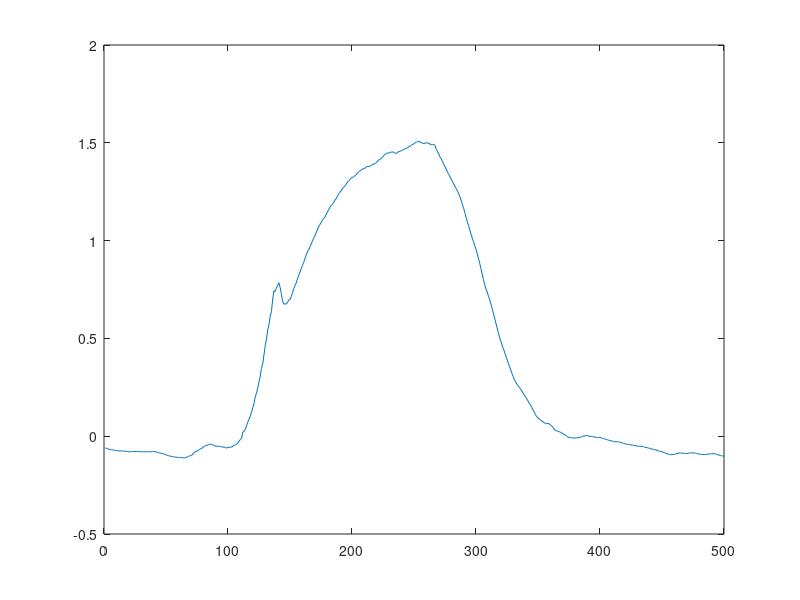

This chart was generated by the following MATLAB code:
clear;clc;
data = load("data/data9.mat")
data = data.data;
phi = data(:,2)/180*pi;
range=145:161;


%get phid
dt = 0.01; 
for i=2:length(phi)
    phid(i-1) = (phi(i)-phi(i-1))/dt;
end
phid(length(phi)) = phid(end);
phid = phid';

%get phidd
for i=2:length(phid)
    phidd(i-1) = (phid(i)-phid(i-1))/dt;
end
phidd(length(phid)) = phidd(end);
phidd = phidd';

g2 = -2*cos(phi(range)).*phidd(range)+sin(2*phi(range)).*sec(phi(range)).*phid(range).*phid(range);
g4 = phid(range);
g8 = -phid(range);
g9 = sin(phi(range));
E = phidd(range);
G1 = [g2 g4];
G2 = [g8 g9];
A1 = pinv(G1'*G1)*G1'*E;
B1 = pinv(G2'*G2)*G2'*E;

%%%%%%%%%%%%%%%%%%%%%%%%%%%%%%%%%%%%%%%%%%%%%%%%%%%%%%%%%%%%
clear g2 g4 g8 g9 phi phidd phid range 
data2 = load("data/data10.mat");
data2 = data2.data;
range=128:134;
dt = 0.01;

%get thetad
thetad = data2(:,1)/180*pi.*-1;

%get thetadd
for i=2:length(thetad)
    thetadd(i-1) = (thetad(i)-thetad(i-1))/dt;
end
thetadd(length(thetad)) = thetadd(end);
thetadd = thetadd';

%get phi
phi = data2(:,2)/180*pi;
plot(phi);
%get phid
dt = 0.01; 
for i=2:length(phi)
    phid(i-1) = (phi(i)-phi(i-1))/dt;
end
phid(length(phi)) = phid(end);
phid = phid';

%get phidd
for i=2:length(phid)
    phidd(i-1) = (phid(i)-phid(i-1))/dt;
end
phidd(length(phid)) = phidd(end);
phidd = phidd';

u = zeros(length(phi),1);
for i=1:length(phi)
   u(i)=-1; 
end


g1 = -thetadd(range);
g2 = -2*cos(phi(range)).*phidd(range)+sin(2.*phi(range)).*sec(phi(range)).*phid(range).*phid(range);
g3 = -thetad(range);
g4 = phid(range);
g5 = u(range);
g6 = -thetadd(range);
g7 = -cos(phi(range)).*thetadd(range);
g8 = thetad(range)-phid(range);
g9 = sin(phi(range));
g10 = -u(range);
E1 = phidd(range) - A1(1).*g2 - A1(2).*g4;
E2 = phidd(range) - B1(1).*g8 - B1(2).*g9;
G3 = [g1 g3 g5];
G4 = [g6 g7 g10];

A2 = pinv(G3'*G3)*G3'*E1;
B2 = pinv(G4'*G4)*G4'*E2;

a = [A2(1) A1(1) A2(2) A1(2) A2(3)]
b = [B2(1) B2(2) B1(1) B1(2) B2(3)]
